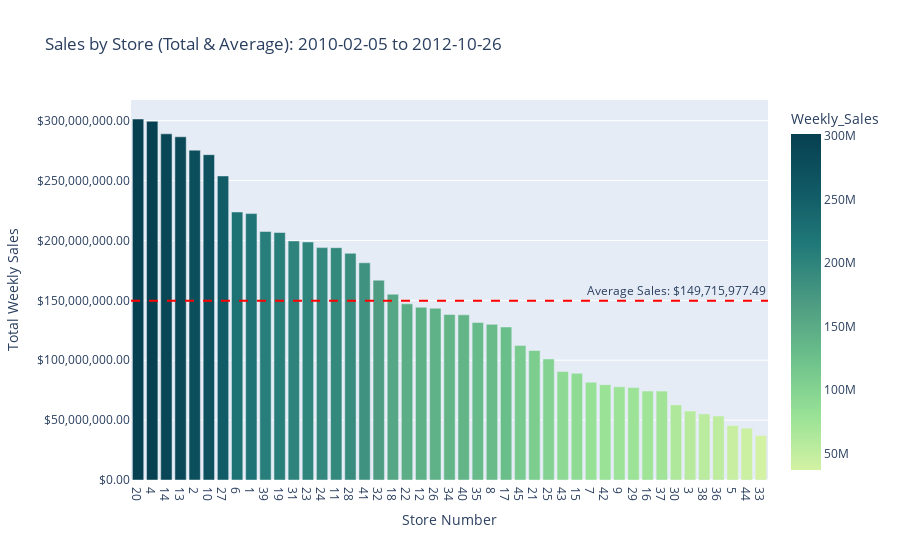

Write notebook code for a chart like this one.
### Markdown cell above
# Temporal Analysis

The date_datetime column shows that we have 143 weekly data entries per store ranging from 2010-02-05 through and including 2012-10-26

**NOTE:**
The period covered does not lend itself to certain types of analysis.  Issues include:
- comparing annual sales will not work since 2011 is the only year with complete data
- peak sales timeframes that would be expected in 2012 are missing which would skew numbers
- a seasonal comparision is problematic since there are seasonal data gaps


### Let's see how the stores rank by sales totals over the period.

### Code cell
#sales by store over time ordered by total sales

sales_by_store = processed_data.groupby('Store')['Weekly_Sales'].sum().sort_values(ascending=False)
average_sales = np.mean(sales_by_store)

# Create a DataFrame for plotting
df = pd.DataFrame({'Store': sales_by_store.index, 'Weekly_Sales': sales_by_store.values})

#Plotting sales by store
fig = px.bar(df, x='Store', y='Weekly_Sales',  title='Sales by Store (Total & Average): 2010-02-05 to 2012-10-26', color='Weekly_Sales', color_continuous_scale=px.colors.sequential.Emrld)
# Add a horizontal line for the average sales
fig.add_hline(y=average_sales, line_dash='dash', line_color='red', annotation_text=f'Average Sales: ${average_sales:,.2f}')

# Update the layout
fig.update_layout(xaxis_title='Store Number', yaxis_title='Total Weekly Sales')

# Update the y-axis tick label format
fig.update_yaxes(tickformat='$,.2f')


fig.update_xaxes(type='category')
# Show the plot
fig.show()

### Figure 1 — Plotly figure (JSON) as saved in the notebook; plotly's stock layout.template omitted (floating-point values rounded to 4 significant figures)
{"data": [{"hovertemplate": "Store=%{x}<br>Weekly_Sales=%{marker.color}<extra></extra>", "legendgroup": "", "marker": {"color": [301400000.0, 299500000.0, 289000000.0, 286500000.0, 275400000.0, 271600000.0, 253900000.0, 223800000.0, 222400000.0, 207400000.0, 206600000.0, 199600000.0, 198800000.0, 194000000.0, 194000000.0, 189300000.0, 181300000.0, 166800000.0, 155100000.0, 147100000.0, 144300000.0, 143400000.0, 138200000.0, 137900000.0, 131500000.0, 130000000.0, 127800000.0, 112400000.0, 108100000.0, 101100000.0, 90570000.0, 89130000.0, 81600000.0, 79570000.0, 77790000.0, 77140000.0, 74250000.0, 74200000.0, 62720000.0, 57590000.0, 55160000.0, 53410000.0, 45480000.0, 43290000.0, 37160000.0], "coloraxis": "coloraxis", "pattern": {"shape": ""}}, "name": "", "orientation": "v", "showlegend": false, "textposition": "auto", "type": "bar", "x": [20, 4, 14, 13, 2, 10, 27, 6, 1, 39, 19, 31, 23, 24, 11, 28, 41, 32, 18, 22, 12, 26, 34, 40, 35, 8, 17, 45, 21, 25, 43, 15, 7, 42, 9, 29, 16, 37, 30, 3, 38, 36, 5, 44, 33], "xaxis": "x", "y": [301400000.0, 299500000.0, 289000000.0, 286500000.0, 275400000.0, 271600000.0, 253900000.0, 223800000.0, 222400000.0, 207400000.0, 206600000.0, 199600000.0, 198800000.0, 194000000.0, 194000000.0, 189300000.0, 181300000.0, 166800000.0, 155100000.0, 147100000.0, 144300000.0, 143400000.0, 138200000.0, 137900000.0, 131500000.0, 130000000.0, 127800000.0, 112400000.0, 108100000.0, 101100000.0, 90570000.0, 89130000.0, 81600000.0, 79570000.0, 77790000.0, 77140000.0, 74250000.0, 74200000.0, 62720000.0, 57590000.0, 55160000.0, 53410000.0, 45480000.0, 43290000.0, 37160000.0], "yaxis": "y"}], "layout": {"annotations": [{"showarrow": false, "text": "Average Sales: $149,715,977.49", "x": 1, "xanchor": "right", "xref": "x domain", "y": 149700000.0, "yanchor": "bottom", "yref": "y"}], "barmode": "relative", "coloraxis": {"colorbar": {"title": {"text": "Weekly_Sales"}}, "colorscale": [[0, "rgb(211, 242, 163)"], [0.1667, "rgb(151, 225, 150)"], [0.3333, "rgb(108, 192, 139)"], [0.5, "rgb(76, 155, 130)"], [0.6667, "rgb(33, 122, 121)"], [0.8333, "rgb(16, 89, 101)"], [1, "rgb(7, 64, 80)"]]}, "legend": {"tracegroupgap": 0}, "shapes": [{"line": {"color": "red", "dash": "dash"}, "type": "line", "x0": 0, "x1": 1, "xref": "x domain", "y0": 149700000.0, "y1": 149700000.0, "yref": "y"}], "title": {"text": "Sales by Store (Total & Average): 2010-02-05 to 2012-10-26"}, "xaxis": {"anchor": "y", "domain": [0, 1], "title": {"text": "Store Number"}, "type": "category"}, "yaxis": {"anchor": "x", "domain": [0, 1], "tickformat": "$,.2f", "title": {"text": "Total Weekly Sales"}}}}
